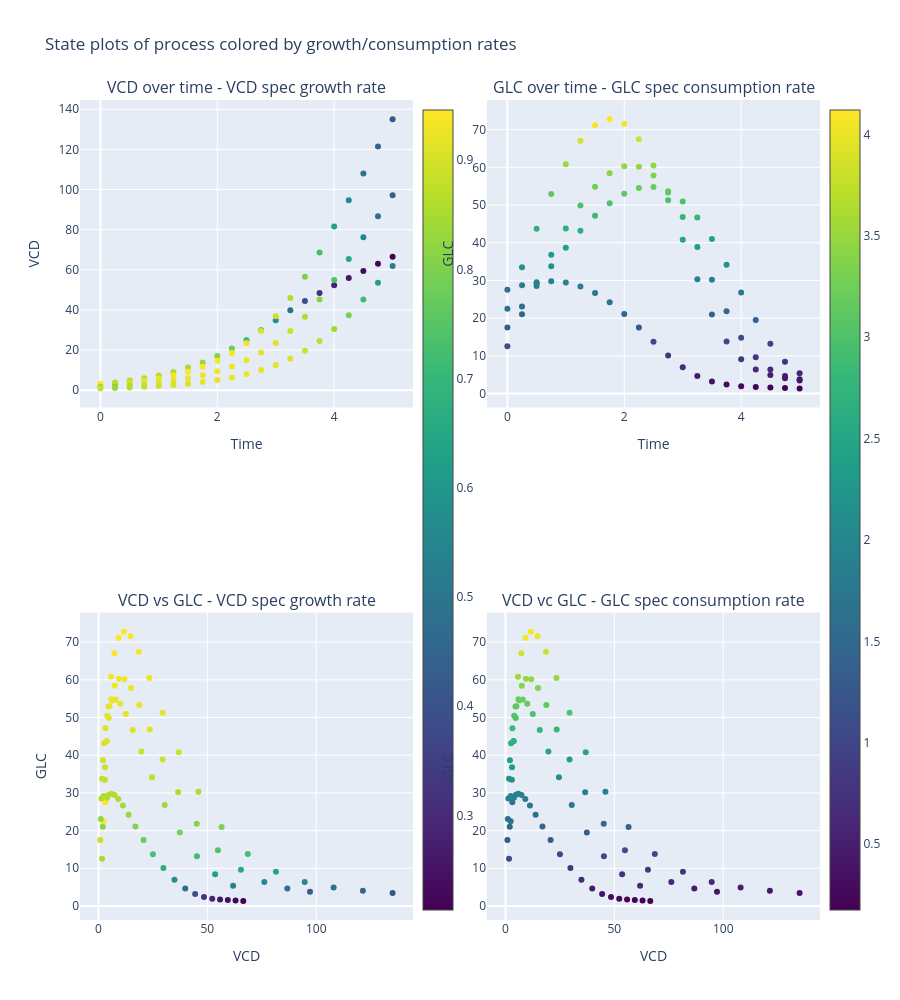

The notebook cell saved with this chart:
### Markdown cell above
Let's plot the data coloured by the specific rates:

### Code cell
#@title Plot the states coloured by the estimated specific rates
# Plot scatterplots for VCD and GLC, color by derivative
fig = make_subplots(rows=2, cols=2, subplot_titles=("VCD over time - VCD spec growth rate","GLC over time - GLC spec consumption rate","VCD vs GLC - VCD spec growth rate","VCD vc GLC - GLC spec consumption rate" ))
fig.add_trace(go.Scatter(x=np.repeat(t,NUM_RUNS),y=vcd.flatten(),mode='markers',marker=dict(color=g.flatten(),colorscale=px.colors.sequential.Viridis,showscale=True,colorbar=dict(len=1.0, x=0.45)),),row=1,col=1)
fig.add_trace(go.Scatter(x=np.repeat(t,NUM_RUNS),y=glc.flatten(),mode='markers',marker=dict(color=k.flatten(),colorscale=px.colors.sequential.Viridis,showscale=True,colorbar=dict(len=1.0, x=1.0)),),row=1,col=2)
fig.add_trace(go.Scatter(x=vcd.flatten(),y=glc.flatten(),mode='markers',marker=dict(color=g.flatten(),colorscale=px.colors.sequential.Viridis),),row=2,col=1)
fig.add_trace(go.Scatter(x=vcd.flatten(),y=glc.flatten(),mode='markers',marker=dict(color=k.flatten(),colorscale=px.colors.sequential.Viridis),),row=2,col=2)
fig.update_layout(title_text = "State plots of process colored by growth/consumption rates",showlegend=False,height=1000)
fig.update_xaxes(title_text="Time", row=1, col=1), fig.update_yaxes(title_text="VCD", row=1, col=1)
fig.update_xaxes(title_text="Time", row=1, col=2), fig.update_yaxes(title_text="GLC", row=1, col=2)
fig.update_xaxes(title_text="VCD", row=2, col=1), fig.update_yaxes(title_text="GLC", row=2, col=1)
fig.update_xaxes(title_text="VCD", row=2, col=2), fig.update_yaxes(title_text="GLC", row=2, col=2)
fig.show()
